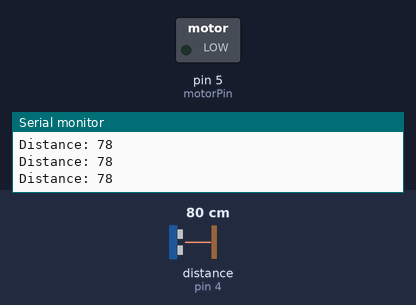
A sketch run on a simulated Arduino Uno, built with avr-gcc and run on an emulated ATmega328P. Parts: switched loads named in the sketch (green lamp = pin HIGH), the last lines printed to the serial monitor. Wiring (inferred from the names in the program): ultrasonic range finder: trigger pin 3; echo pin 4. The test bench sets the inputs (shaded band); at power-on: distance to the obstacle (sensor on pin 4) 80 cm. The echo pulse lasts 58.3 µs per cm; pins used as bus, display or sensor lines are not drawn.

Above: at 1.2 s.
1.3 s: distance to the obstacle (sensor on pin 4) set to 46 cm
2.8 s: distance to the obstacle (sensor on pin 4) set to 38 cm
At 3.4 s:
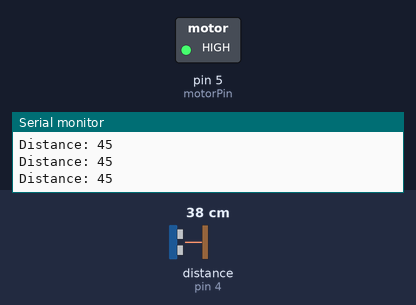
Timing chart, 0 to 5.8 s (numbered marks = the images above; inputs shaded):
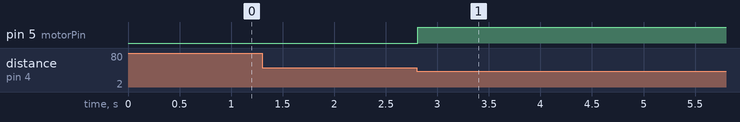

Measured:
- the behaviour switches between 42 and 41 cm on distance to the obstacle (sensor on pin 4) (found by bisection; images 0 and 1)
- after the input at 2.8 s, pin 5 (motorPin): LOW → HIGH at once

The sketch:

BlindGuardian_Vibrator.ino
```cpp
// defines pins numbers
const int trigPin = 3;
const int echoPin = 4;
int motorPin = 5; //motor transistor is connected to pin 5

// defines variables
long duration;
int distance;
int safetyDistance;

void setup()
{
pinMode(trigPin, OUTPUT); // Sets the trigPin as an Output
pinMode(echoPin, INPUT); // Sets the echoPin as an Input
pinMode(motorPin, OUTPUT);

Serial.begin(9600);
}

void loop()
{
    distanceSensor();

}
void distanceSensor(){
  // Clears the trigPin
digitalWrite(trigPin, LOW);
delayMicroseconds(2);

// Sets the trigPin on HIGH state for 10 micro seconds
digitalWrite(trigPin, HIGH);
delayMicroseconds(10);
digitalWrite(trigPin, LOW);

// Reads the echoPin, returns the sound wave travel time in microseconds
duration = pulseIn(echoPin, HIGH);

// Calculating the distance
distance= duration*0.034/2;

safetyDistance = distance;

if (safetyDistance <= 7 ){

  digitalWrite(motorPin, HIGH); //vibrate
  delay(100);  // delay 0.1 second
  digitalWrite(motorPin, LOW);  //stop vibrating
  //delay(200); //wait 0.2 seconds.
}
else if(safetyDistance > 40){

}
else if(safetyDistance > 25){


  digitalWrite(motorPin, HIGH); //vibrate
  delay(800);  // delay 0.8 second
  digitalWrite(motorPin, LOW);  //stop vibrating
  //delay(1000); //wait 1 second.
}
else {

  digitalWrite(motorPin, HIGH); //vibrate
  delay(300);  // delay 0.3 second
  digitalWrite(motorPin, LOW);  //stop vibrating
  //delay(400); //wait 0.4 seconds.
}

 // Create a string to display the distance
  String distanceString = "Distance: " + String(distance);

// Prints the distance on the Serial Monitor
Serial.print("Distance: ");
Serial.println(distance);
}
```
